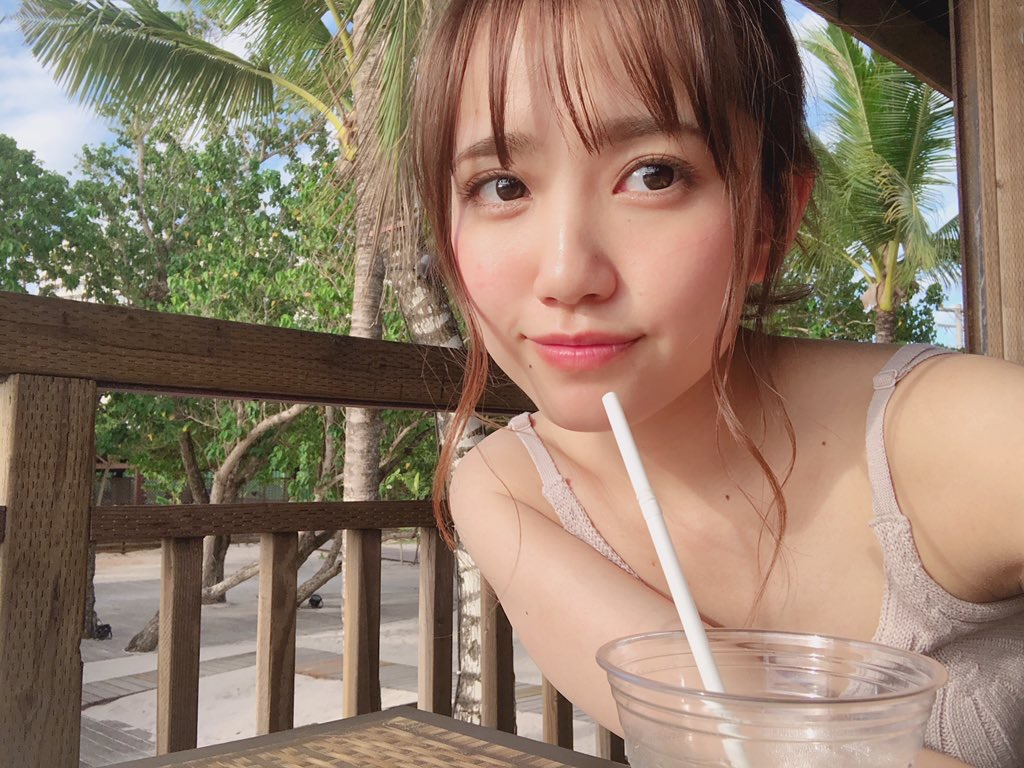
#> input picture 图片压缩/lingnai.jpg, 1024 x 768 px
$ python picture_compression.py
#> lines starting #> are read from the running program, lines starting #| are printed output that depends on the picture
# !usr/bin/env python
# -*- coding:utf-8 _*-
"""
@Author:安然
@Blog(个人博客地址):
@File:picture_compression.py
@Time:2022/5/27 19:08

@Motto:不积跬步无以至千里，不积小流无以成江海，程序人生的精彩需要坚持不懈地积累！
"""
from cv2 import cv2

imgs = cv2.imread('lingnai.jpg')
#> imgs is the input picture: shape (768, 1024, 3); mean B, G, R 105.1, 124.1, 145.5
# 图片缩放至原图的1/4
resize_img = cv2.resize(imgs, (0, 0), fx=0.5, fy=0.5, interpolation=cv2.INTER_NEAREST)
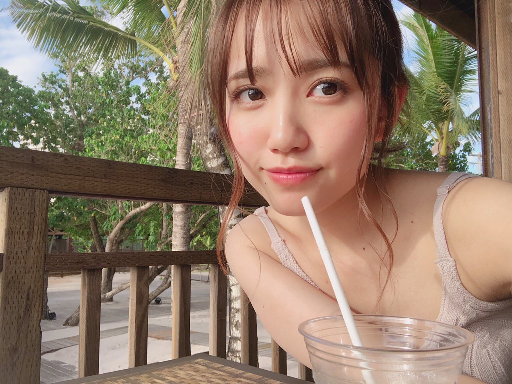
#> resize_img: shape (384, 512, 3); mean B, G, R 105.2, 124.1, 145.5
# 重写图片并保存
cv2.imwrite('lingnai_copy.jpg', resize_img)
